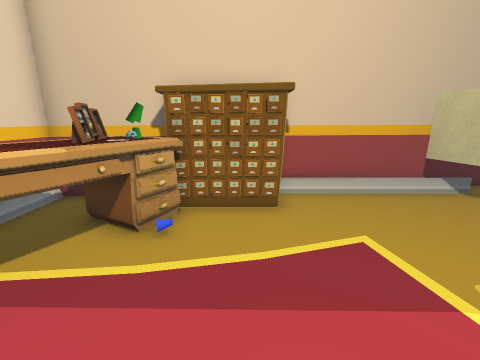
[1] (above)

12 first-person views from a walk through a scene from a Unity 3-D project. The camera is 1.2 m above the floor, tilts 14° down and sees 90° across. Doors are open. The floor is counted in squares, 0.5 m on a side. Each view is taken from the middle of a square. On the plan, view 1 faces up. The plan holds only what a view shows up to about 17 squares ahead; the rest is blank. The place goes on beyond the plan. Some animated figures are left out. Some surface patterns are stand-ins.

[2]
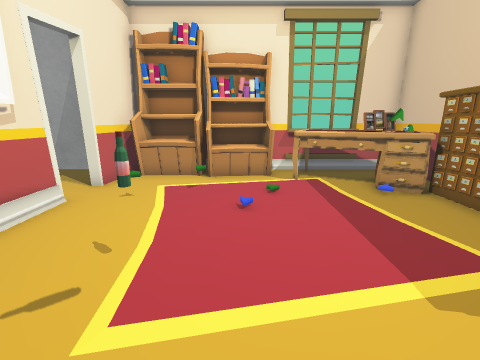

[3]
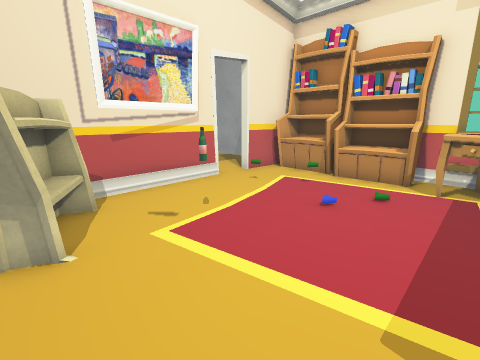

[4]
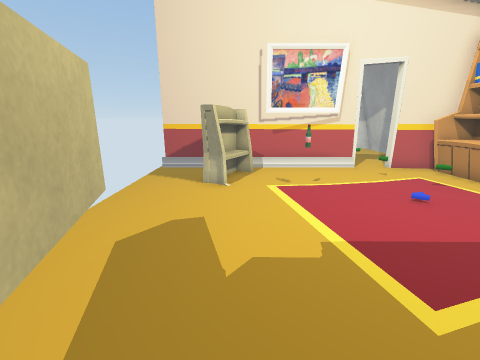

[5]
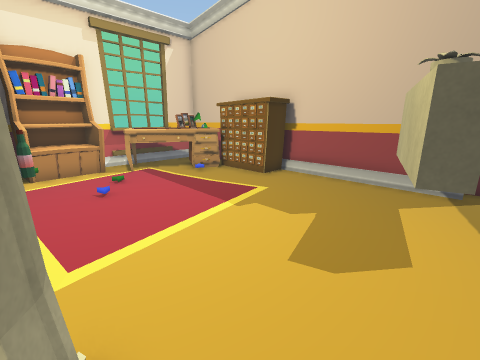

[6]
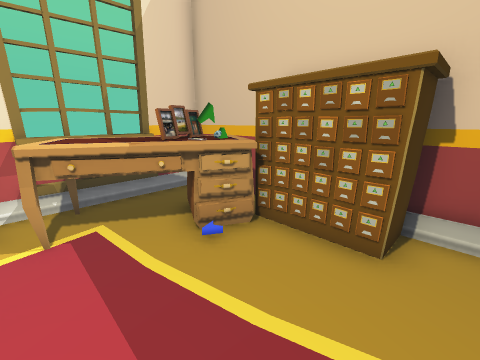

[7]
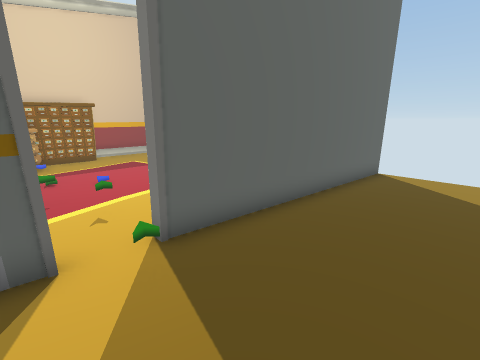

[8]
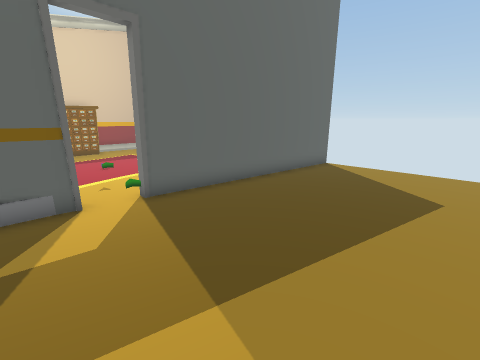

[9]
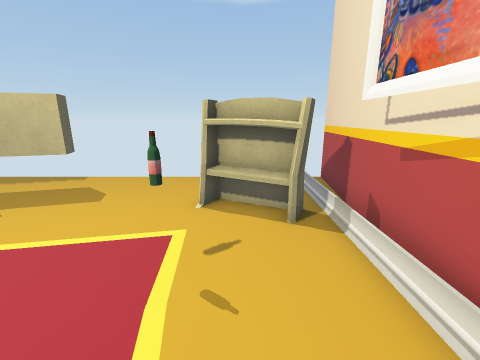

[10]
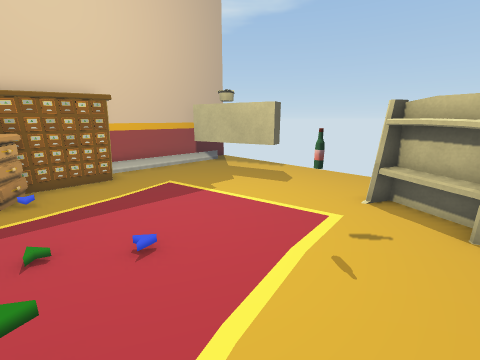

[11]
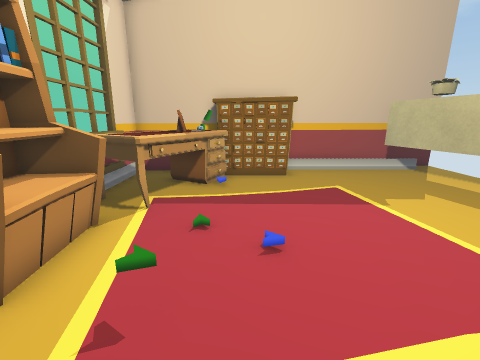

[12]
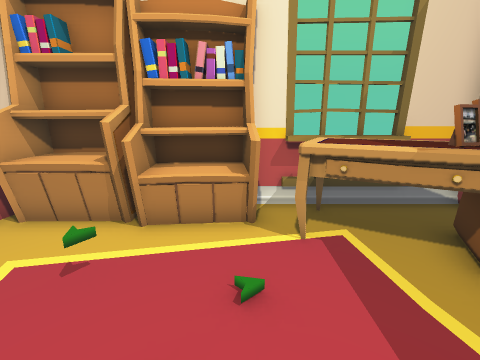

### Floor plan
Points are (right, up) in squares from view 1. A wall is a line through its corners. A room is listed if a view was taken in it or the views show most of it. See-through windows are left out.
Room 1 (views 1, 2, 3, 4, 5, 6, 9, 10, 11, 12)
walls: (-2.1, 5.5) (-2.1, 5); (-1, -5.4) (9.2, -6.5); (8.1, 3.3) (7.3, 3) (6, 7.7); (-6.1, 5.5) (-6.1, 2.4); (-5.9, -4.9) (-3.3, -5.1); (7, 8.7) (-5.9, 7.5) (-5.9, 1.2)
low walls: (-5.6, 5.6) (-5.6, 2.2)
ways out: open door at (-1.5, -5.5) to room 2
objects: other object (-6, 0) to (-5, 1); other object (-5, -4) to (-4, -2); other object (-5, -1) to (-5, 0); other object (-5, 2) to (-2, 7); other object (-4, -1) to (-4, 1); other object (-3, -5); other object (-3, 5); other object (-3, 8); other object (-2, 6) to (1, 7); other object (3, -2); other object (5, -5) to (6, -2)
Room 2 (views 7, 8)
walls: (-3.5, -5.4) (-4.2, -5.4); (9.3, -6.8) (-1, -5.7); (-5.6, -7.4) (-5.6, -10.8)
ways out: open door at (-1.5, -5.5) to room 1

Where each view was taken, in squares from view 1:
view 1: 0 up, 0 right, facing up
view 2: 0 up, 6 right, facing left
view 3: 3 up, 6 right, facing down-left
view 4: 7 up, 5 right, facing down
view 5: 2 down, 8 right, facing up-left
view 6: 2 up, 2 right, facing up-left
view 7: 10 down, 3 left, facing up-right
view 8: 13 down, 4 left, facing up-right
view 9: 3 down, 1 left, facing right
view 10: 4 down, 2 left, facing up-right
view 11: 4 down, 1 left, facing up
view 12: 1 up, 1 right, facing left
